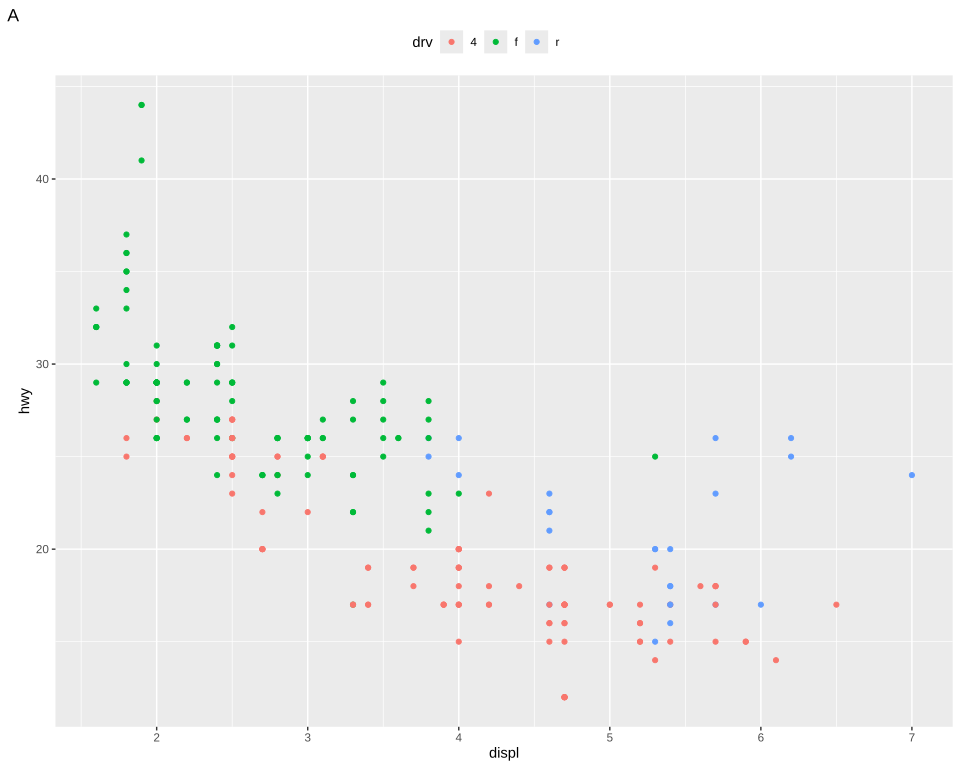

This chart was generated by the following R code:
# The plot test/golden/legend_top_plot_tag.svg draws, drawn by ggplot2 itself, as ggplot2's own visual
# tests draw their snapshots: the independent check on that golden whenever it changes. The suite
# never runs this; it needs R, ggplot2 and vdiffr, saved as the Docker image giggly-r:ggplot2-4.0.3.
# From the repository's root:
#
#   docker run --rm -v "$PWD/test/golden":/golden:ro giggly-r:ggplot2-4.0.3 \
#     Rscript /golden/legend_top_plot_tag.R > legend_top_plot_tag.ggplot2.svg
#
# and compare the two drawings element by element, as test/golden/point.R describes.
#
# mpg's highway mileage against engine size by drive, tagged, its legend above the panel lined up
# with the whole plot: centred across every column from the y axis's title to the panel's right,
# the tag's column and the margins left out.
#
# First checked with ggplot2 4.0.3 and vdiffr 1.0.9: every element and clip path matches, and
# the one departure is test/golden/point.R's, the x axis drawn before the y.

library(ggplot2)

plot <- ggplot(mpg, aes(displ, hwy, colour = drv)) +
  geom_point() +
  labs(tag = "A") +
  theme_gray() +
  theme(legend.position = "top", legend.location = "plot")

file <- tempfile(fileext = ".svg")
vdiffr::write_svg(plot, file)
cat(readLines(file), sep = "\n")
